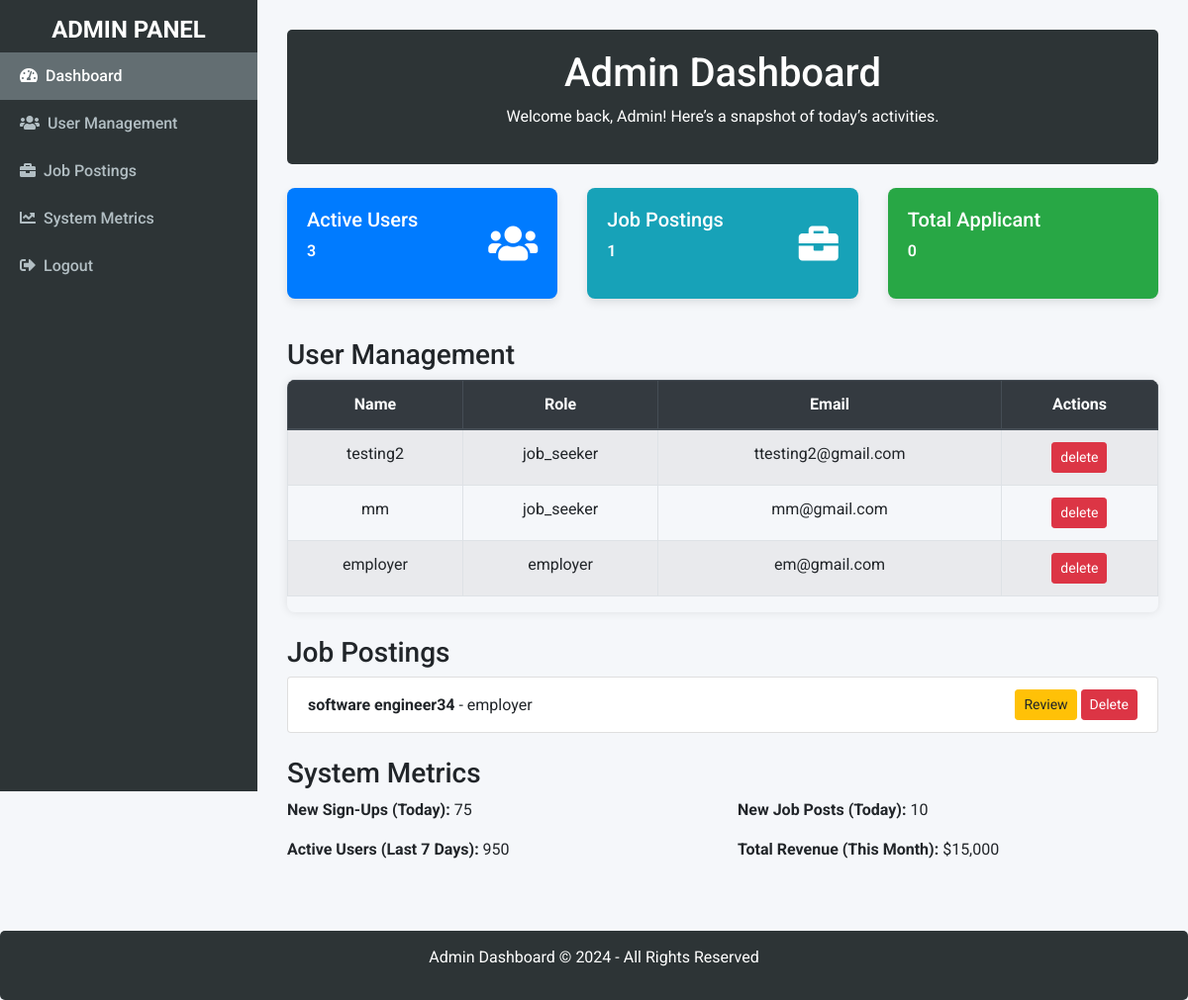
/admin/admin_dashboard (signed in), run on the app's committed database.
### app/models.py (models this page shows, shortened)
class User(db.Model, UserMixin):
    __tablename__ = 'users'
    id = db.Column(db.Integer, primary_key=True)
    username = db.Column(db.String(80), unique=True, nullable=False)
    email = db.Column(db.String(120), unique=True, nullable=False)
    password = db.Column(db.String(128), nullable=False)
    role = db.Column(db.String(255), default="User")
    jobs = db.relationship('Job', backref='user', cascade='all, delete-orphan')
    applications = db.relationship('Application', backref='applicant', cascade='all, delete-orphan', lazy=True)

class Job(db.Model):
    __tablename__ = 'jobs'
    id = db.Column(db.Integer, primary_key=True)
    title = db.Column(db.String(150), nullable=False)
    description = db.Column(db.Text, nullable=False)
    location = db.Column(db.String(100))
    company_name = db.Column(db.String(100))
    type = db.Column(db.String(255))
    experience = db.Column(db.String(255))
    skills = db.Column(db.Text, nullable=False, default="testing")
    user_id = db.Column(
        db.Integer,
        db.ForeignKey('users.id', name='fk_jobs_user_id'),
        nullable=False
    )
    applications = db.relationship('Application', backref='job_listing', lazy=True, cascade='all, delete-orphan')

### app/admin/routes.py (the view)
@admin.route('/admin_dashboard')
@login_required
def admin_dashboard():
    print(current_user.username)
    active_users = User.query.count()# Example count, should be fetched from the User model
    job_postings = Job.query.count()  # Example count, should be fetched from the Job model
    applicants = Application.query.count()  # Example revenue, calculate based on your business logic
    users = User.query.all()
    jobs = Job.query.all()
    return render_template(
        'admin_dashboard.html',
        active_users=active_users,
        job_postings=job_postings,
        applicants = applicants,
        users = users,
        jobs = jobs
    )

### app/__init__.py (called while the page is built)
def create_app():
    app = Flask(__name__, static_folder='static')
    app.config.from_object(Config)
    db.init_app(app)
    bcrypt.init_app(app)
    login_manager.init_app(app)
    migrate.init_app(app, db)
    from app.auth import auth as auth_blueprint
    from app.admin import admin as admin_blueprint
    from app.main import main as main_blueprint
    app.register_blueprint(auth_blueprint, url_prefix='/auth')
    app.register_blueprint(admin_blueprint, url_prefix='/admin')
    app.register_blueprint(main_blueprint)
    login_manager.login_view = 'auth.login'
    @login_manager.user_loader
    def load_user(user_id):
        if user_id == "1":
            return AdminUser()
        return User.query.get(int(user_id))  # Assuming user_id is an integer
    return app

### app/templates/admin_dashboard.html (shortened to what this page needs)
<!DOCTYPE html>
<html lang="en">
<head>
    <link rel="stylesheet" href="https://stackpath.bootstrapcdn.com/bootstrap/4.5.2/css/bootstrap.min.css">
    <link rel="stylesheet" href="https://cdnjs.cloudflare.com/ajax/libs/font-awesome/5.15.3/css/all.min.css">
</head>
<body>
    <nav class="sidebar">
        <h4 class="text-center text-uppercase">Admin Panel</h4>
        <a href="#dashboard" class="active"><i class="fas fa-tachometer-alt mr-2"></i>Dashboard</a>
        <a href="#user-management"><i class="fas fa-users mr-2"></i>User Management</a>
        <a href="#job-postings"><i class="fas fa-briefcase mr-2"></i>Job Postings</a>
        <a href="#system-metrics"><i class="fas fa-chart-line mr-2"></i>System Metrics</a>
        <a href="{{url_for('auth.logout')}}"><i class="fas fa-sign-out-alt mr-2"></i>Logout</a>
    </nav>
    <div class="main-content">
        <div class="header">
            <h1>Admin Dashboard</h1>
            <p>Welcome back, Admin! Here’s a snapshot of today’s activities.</p>
        </div>
        <section id="dashboard" class="my-4">
            <div class="row">
                <div class="col-md-4 mb-3">
                    <div class="metrics-card bg-primary d-flex justify-content-between align-items-center">
                        <div>
                            <h5>Active Users</h5>
                            <p>{{active_users}}</p>
                        </div>
                        <i class="fas fa-users"></i>
                    </div>
                </div>
                <div class="col-md-4 mb-3">
                    <div class="metrics-card bg-info d-flex justify-content-between align-items-center">
                        <div>
                            <h5>Job Postings</h5>
                            <p>{{job_postings}}</p>
                        </div>
                        <i class="fas fa-briefcase"></i>
                    </div>
                </div>
                <div class="col-md-4 mb-3">
                    <div class="metrics-card bg-success d-flex justify-content-between align-items-center">
                        <div>
                            <h5>Total Applicant</h5>
                            <p>{{applicants}}</p>
                        </div>
                    </div>
                </div>
            </div>
        </section>
        <section id="user-management" class="my-4">
            <h3>User Management</h3>
            <div class="table-responsive">
                <table class="table table-striped table-bordered user-table">
                    <thead class="thead-dark">
                        <tr>
                            <th>Name</th>
                            <th>Role</th>
                            <th>Email</th>
                            <th>Actions</th>
                        </tr>
                    </thead>
                    <tbody>
                        {%for user in users%}
                        <tr>
                            <td>{{user.username}}</td>
                            <td>{{user.role}}</td>
                            <td>{{user.email}}</td>
                            <td>
                               <a href="{{url_for('admin.delete_user', id=user.id)}}"> <button class="btn btn-danger btn-sm">delete</button></a>
                            </td>
                        </tr>
                     {%endfor%}
                    </tbody>
                </table>
            </div>
        </section>
        <section id="job-postings" class="my-4">
            <h3>Job Postings</h3>
            <ul class="list-group">
                {% for job in jobs %}
                    <li class="list-group-item d-flex justify-content-between align-items-center">
                        <div>
                            <strong>{{ job.title }}</strong> - {{ job.company_name }}
                        </div>
                        <div>
                            <button class="btn btn-warning btn-sm"
                                    data-toggle="modal"
                                    data-target="#jobModal"
                                    data-title="{{ job.title }}"
                                    data-description="{{ job.description }}"
                                    data-location="{{ job.location }}"
                                    data-company="{{ job.company_name }}">
                                Review
                            </button>
                            <form action="{{ url_for('admin.delete_job', job_id=job.id) }}" method="POST" style="display: inline;">
                                <button type="submit" class="btn btn-danger btn-sm" onclick="return confirm('Are you sure you want to delete this job?');">
                                    Delete
                                </button>
                            </form>
                        </div>
                    </li>
                {% endfor %}
            </ul>
        </section>
        <section id="system-metrics" class="my-4">
            <h3>System Metrics</h3>
            <div class="row">
                <div class="col-md-6">
                    <p><strong>New Sign-Ups (Today):</strong> 75</p>
                    <p><strong>Active Users (Last 7 Days):</strong> 950</p>
                </div>
                <div class="col-md-6">
                    <p><strong>New Job Posts (Today):</strong> 10</p>
                    <p><strong>Total Revenue (This Month):</strong> $15,000</p>
                </div>
            </div>
        </section>
    </div>
    <footer class="footer">
        <p>Admin Dashboard &copy; 2024 - All Rights Reserved</p>
    </footer>
</body>
</html>

### app/templates/admin_dashboard.html (style rules this page uses)
body { font-family: 'Roboto', sans-serif; background-color: #f5f7fa; }
.sidebar { width: 260px; height: 100vh; position: fixed; background-color: #2d3436; color: #fff; padding-top: 1rem; }
.sidebar h4 { font-weight: 700; }
.sidebar a { color: #b2bec3; padding: 12px 20px; display: block; text-decoration: none; font-weight: 500; }
.sidebar a:hover, .sidebar a.active { background-color: #636e72; color: #fff; }
.main-content { margin-left: 260px; padding: 30px; }
.header { background-color: #2d3436; color: #fff; padding: 20px; border-radius: 5px; margin-bottom: 20px; text-align: center; }
.metrics-card { color: #fff; padding: 20px; border-radius: 8px; font-weight: 600; transition: transform 0.3s ease; box-shadow: 0 4px 8px rgba(0, 0, 0, 0.1); }
.metrics-card i { font-size: 2.5rem; }
.user-table th, .user-table td { text-align: center; }
.table-responsive { box-shadow: 0 0 10px rgba(0,0,0,0.1); border-radius: 8px; }
.btn { font-size: 0.875rem; }
.footer { background-color: #2d3436; color: #fff; padding: 15px; text-align: center; border-radius: 5px; }

### data on the page
User: username "testing2", role "job_seeker", email "ttesting2@gmail.com"
User: username "mm", role "job_seeker", email "mm@gmail.com"
User: username "employer", role "employer", email "em@gmail.com"
Job: title "software engineer34", company_name "employer"

### other printed values
{{ active_users }} "3"
{{ job_postings }} "1"
{{ applicants }} "0"
